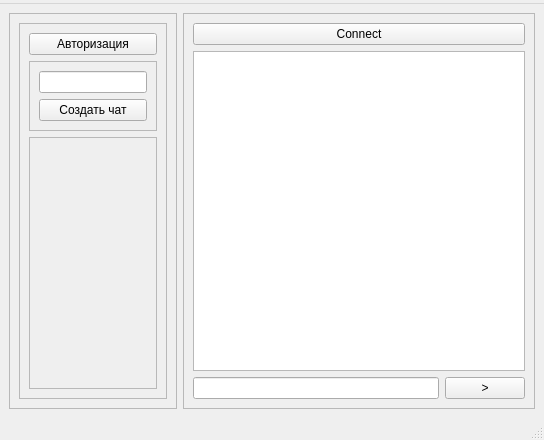
<?xml version="1.0" encoding="UTF-8"?>
<ui version="4.0">
 <class>MainWindow</class>
 <widget class="QMainWindow" name="MainWindow">
  <property name="geometry">
   <rect>
    <x>0</x>
    <y>0</y>
    <width>544</width>
    <height>440</height>
   </rect>
  </property>
  <property name="windowTitle">
   <string>MainWindow</string>
  </property>
  <widget class="QWidget" name="centralwidget">
   <layout class="QFormLayout" name="formLayout_2">
    <item row="0" column="0">
     <widget class="QFrame" name="frame_4">
      <property name="frameShape">
       <enum>QFrame::StyledPanel</enum>
      </property>
      <property name="frameShadow">
       <enum>QFrame::Raised</enum>
      </property>
      <layout class="QGridLayout" name="gridLayout">
       <item row="0" column="0">
        <widget class="QFrame" name="frame_2">
         <property name="frameShape">
          <enum>QFrame::StyledPanel</enum>
         </property>
         <property name="frameShadow">
          <enum>QFrame::Raised</enum>
         </property>
         <layout class="QFormLayout" name="formLayout">
          <item row="0" column="0" colspan="2">
           <widget class="QPushButton" name="Auth_bttn">
            <property name="text">
             <string>Авторизация</string>
            </property>
           </widget>
          </item>
          <item row="1" column="0" colspan="2">
           <widget class="QFrame" name="frame_3">
            <property name="frameShape">
             <enum>QFrame::StyledPanel</enum>
            </property>
            <property name="frameShadow">
             <enum>QFrame::Raised</enum>
            </property>
            <layout class="QGridLayout" name="gridLayout_3">
             <item row="0" column="0">
              <widget class="QLineEdit" name="username_lb"/>
             </item>
             <item row="1" column="0">
              <widget class="QPushButton" name="addChat">
               <property name="text">
                <string>Создать чат</string>
               </property>
              </widget>
             </item>
            </layout>
           </widget>
          </item>
          <item row="2" column="0" colspan="2">
           <widget class="QScrollArea" name="scrollArea">
            <property name="verticalScrollBarPolicy">
             <enum>Qt::ScrollBarAlwaysOff</enum>
            </property>
            <property name="horizontalScrollBarPolicy">
             <enum>Qt::ScrollBarAlwaysOff</enum>
            </property>
            <property name="widgetResizable">
             <bool>true</bool>
            </property>
            <widget class="QWidget" name="scrollAreaWidgetContents">
             <property name="geometry">
              <rect>
               <x>0</x>
               <y>0</y>
               <width>147</width>
               <height>187</height>
              </rect>
             </property>
            </widget>
           </widget>
          </item>
         </layout>
        </widget>
       </item>
      </layout>
     </widget>
    </item>
    <item row="0" column="1">
     <widget class="QFrame" name="frame">
      <property name="frameShape">
       <enum>QFrame::StyledPanel</enum>
      </property>
      <property name="frameShadow">
       <enum>QFrame::Raised</enum>
      </property>
      <layout class="QGridLayout" name="gridLayout_2">
       <item row="2" column="1">
        <widget class="QPushButton" name="pushButton_2">
         <property name="text">
          <string>&gt;</string>
         </property>
        </widget>
       </item>
       <item row="0" column="0" colspan="2">
        <widget class="QPushButton" name="connectBttn">
         <property name="text">
          <string>Connect</string>
         </property>
        </widget>
       </item>
       <item row="2" column="0">
        <widget class="QLineEdit" name="lineEdit"/>
       </item>
       <item row="1" column="0" colspan="2">
        <widget class="QTextBrowser" name="textBrowser">
         <property name="verticalScrollBarPolicy">
          <enum>Qt::ScrollBarAlwaysOff</enum>
         </property>
         <property name="horizontalScrollBarPolicy">
          <enum>Qt::ScrollBarAlwaysOff</enum>
         </property>
        </widget>
       </item>
      </layout>
     </widget>
    </item>
   </layout>
  </widget>
  <widget class="QMenuBar" name="menubar">
   <property name="geometry">
    <rect>
     <x>0</x>
     <y>0</y>
     <width>544</width>
     <height>25</height>
    </rect>
   </property>
   <widget class="QMenu" name="menu">
    <property name="tearOffEnabled">
     <bool>true</bool>
    </property>
    <property name="title">
     <string/>
    </property>
   </widget>
   <addaction name="menu"/>
  </widget>
  <widget class="QStatusBar" name="statusbar"/>
 </widget>
 <resources/>
 <connections/>
</ui>
